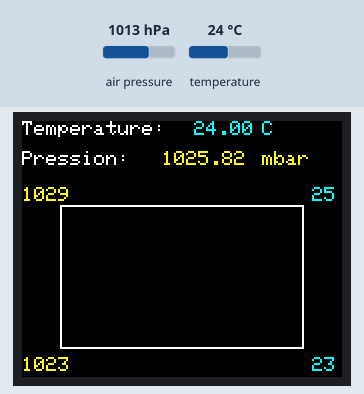
Bench run of a sketch on a simulated Arduino Leonardo, built with avr-gcc and run on an emulated ATmega32U4. On the bench: 160×128 colour display. Wiring (inferred from the names in the program): BMP180 pressure sensor at I2C address 0x77. The test bench sets the inputs (shaded band); at power-on: air pressure 1013 hPa, temperature 24 °C.

Above: at 5.3 s.
5.4 s: air pressure set to 952 hPa
At 7.2 s:
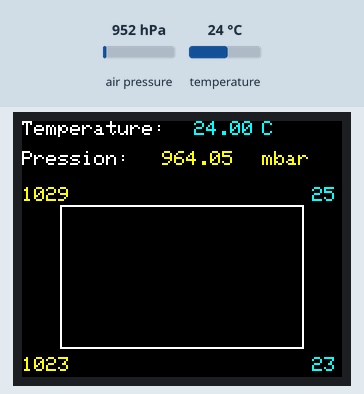
7.7 s: temperature set to 12 °C
At 8.8 s:
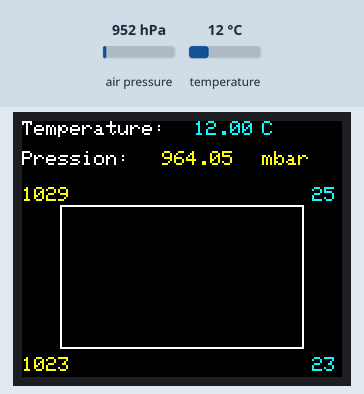
9.8 s: air pressure set to 975 hPa
At 11.5 s:
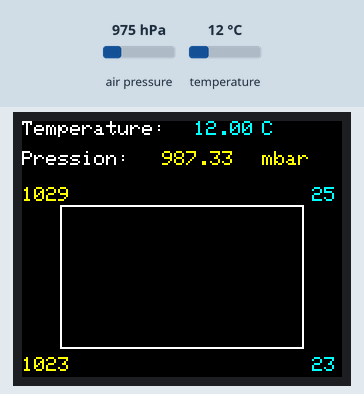
11.8 s: temperature set to 19 °C
Timing chart, 0 to 14.8 s (numbered marks = the images above; inputs shaded):
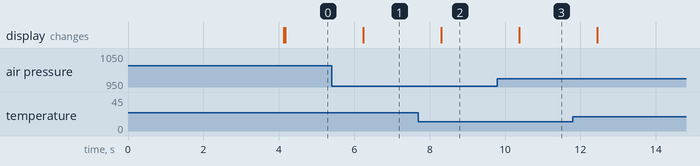

The sketch:

weather_station.ino
```cpp
#include <TFT.h>
#include <SPI.h>
#include <Wire.h>

// pin definition for the Leonardo or Yun boards
#define CS   7
#define DC   0
#define RESET  1

// Sensor address
#define ADDRESS_SENSOR 0x77

// Define chart config in px
#define CHART_WIDTH 120
#define CHART_HEIGHT 70

// Chart position sffsets
#define CHART_X_OFFSET 20
#define CHART_Y_OFFSET -15

// Chart temperature initial Range [10°C..40°C]
short CHART_MAX_TEMP = 40;
short CHART_MIN_TEMP = 10;

// Chart pressure initial Range / 10: [900mbar..1090mbar]
float CHART_MAX_PRESS = 109;
float CHART_MIN_PRESS = 90;

// Store current recorded temperatures & pressure
// The whole arrays represent CHART_UPDATE_INTERVAL * CHART_WIDTH
// So 5min * 120 = 10 hours on default settings
float temperatures[CHART_WIDTH];
float pressures[CHART_WIDTH];

// Pressure needs to be compensed depending on altitude where the sensor is located
// See http://en.wikipedia.org/wiki/Barometric_formula
// 0.987507f is a roughly evaluated compensasion factor for altitude = 88m
// evaluated thanks to http://www.calctool.org/CALC/phys/default/pres_at_alt
const float PRESSURE_ALT_COMP_FACTOR  = 0.987507f;

int16_t  ac1, ac2, ac3, b1, b2, mb, mc, md; // Store sensor PROM values from BMP180
uint16_t ac4, ac5, ac6;                     // Store sensor PROM values from BMP180

const uint8_t oss = 3;                      // Set oversampling setting
const uint8_t osd = 26;                     // with corresponding oversampling delay

float T, P;                                 // Set global variables for temperature and pressure
float previousT = -100.0;
float previousP = -100.0;

// TFT screen
TFT myScreen = TFT(CS, DC, RESET);

short counter = -1;
const short CHART_UPDATE_INTERVAL = 5; // min

void setup() {
  Wire.begin();                             // Activate I2C
  Serial.begin(9600);                       // Set up serial port
  delay(4000);
  init_SENSOR();                            // Initialize baro sensor variables
  delay(100);

   // init tabs at -100 values
  for(int i=0;i<CHART_WIDTH;i++){
     temperatures[i] = -100.0;
     pressures[i]= -100.0;
  }
  initScreen();
}

void loop() {
  // First need to call temp, then pressure...
  // Read and calculate temperature (T)
  int32_t b5 = temperature();
  P = pressure(b5) / PRESSURE_ALT_COMP_FACTOR;

  // Draw values on top of the screen
  drawFloat(previousT, T, 80,0, 0,255,255, true);
  drawFloat(previousP, P, 70,15, 255,255,0, true);

  previousP = P;
  previousT = T;
  if(counter == -1 || counter >= CHART_UPDATE_INTERVAL * 60){ // Redraw chart every 60s * CHART_UPDATE_INTERVAL
    updateGraph();
    counter = 0;
  } else {
    counter++;
  }
  delay(1000);                               // Delay between each readout
}

/**
* Draw on screen static things:
* - labels
* - Axis
*/
void initScreen() {
  myScreen.begin();
  myScreen.background(0,0,0); // clear the screen
  myScreen.stroke(255,255,255);
  myScreen.text("Temperature:",0,0);
  myScreen.text("Pression: ",0,15);
  myScreen.stroke(0,255,255);
  myScreen.text("C", 120,0);
  myScreen.stroke(255,255,0);
  myScreen.text("mbar", 120,15);

  // Draw chart rectangle
  myScreen.noFill();
  myScreen.stroke(255,255,255);
  myScreen.rect(CHART_X_OFFSET-1, CHART_Y_OFFSET + myScreen.height() - CHART_HEIGHT-1, CHART_WIDTH + 2,  CHART_HEIGHT + 2);
}


/**
* Draw or update a float value on screen.
*/
void drawFloat(float previous, float current, int x, int y, int red, int green, int blue, boolean isFloat) {
  if(previous!=current) {
    // First blank
    if(previous!=-100)
      drawFloat(previous, x, y, 0,0,0, isFloat);
    drawFloat(current, x,y, red, green, blue, isFloat);
  }
}

void drawFloat(float value, int x, int y, int r, int g, int b, boolean isFloat) {
    char charBuffer[8];
    myScreen.stroke(r,g,b);
    if(isFloat)
      dtostrf(value, 6, 2, charBuffer);
    else
      itoa(value,  charBuffer, 10);
    myScreen.text(charBuffer, x, y);
}

/**
* Draw axis ticks (min & max value only)
*/
void drawTicks(int minValue, int maxValue, int previousMin, int previousMax, int x, int red, int green, int blue) {
  drawFloat(previousMin, minValue, x, myScreen.height()+CHART_Y_OFFSET+5, red,green,blue, false);
  drawFloat(previousMax, maxValue, x, myScreen.height()-CHART_HEIGHT+CHART_Y_OFFSET - 10, red,green,blue, false);
}

/**
* Compute according to serie values the most relevant chart ranges [CHART_MIN_TEMP..CHART_MAX_TEMP]
* and [CHART_MIN_PRESS..CHART_MAX_PRESS]
*/
void computeChartAutoRange() {
 int minTemp = 100;
 int maxTemp = -50;
 float maxPress = 0;
 float minPress = 2000;

 for( int i=0; i<CHART_WIDTH; i++) {
     minTemp = temperatures[i]!=-100 ? min(temperatures[i],minTemp) : minTemp;
     maxTemp = max(temperatures[i], maxTemp);
     minPress = pressures[i]!=-100 ? min(pressures[i],minPress) : minPress;
     maxPress = max(pressures[i], maxPress);
 }
   // Display [Min - x , Max + x2] range
   minTemp--; // temp curve centered in chart
   maxTemp++;
   minPress -= 2; // Pressure curve
   maxPress += 4; // not centered to avoir overlaps

   drawTicks(minTemp, maxTemp, CHART_MIN_TEMP, CHART_MAX_TEMP, CHART_WIDTH+CHART_X_OFFSET+5, 0,255,255);
   drawTicks(minPress, maxPress, CHART_MIN_PRESS, CHART_MAX_PRESS, 0, 255,255,0);

   CHART_MIN_TEMP = minTemp;
   CHART_MAX_TEMP = maxTemp;
   CHART_MIN_PRESS = minPress;
   CHART_MAX_PRESS = maxPress;
}

/**
* This method is used to both
* - draw temp & pressure curves
* - clear the curves when called with (0,0,0)
* Parameters are colors for temperature (t) curve and pressure (p) curve
*/
void drawCurves(int tRed, int tGreen, int tBlue, int pRed, int pGreen, int pBlue) {
    int i=CHART_WIDTH-1;

    while (i>0 && temperatures[i-1]!=-100) {
      // First temperature curve
      myScreen.stroke(tRed, tGreen, tBlue);
      myScreen.line(i+CHART_X_OFFSET, getChartYPosition(temperatures[i],CHART_MIN_TEMP, CHART_MAX_TEMP),
                  i+CHART_X_OFFSET - 1, getChartYPosition(temperatures[i-1], CHART_MIN_TEMP, CHART_MAX_TEMP));
      // Then pressure curve
      myScreen.stroke(pRed, pGreen, pBlue);
      myScreen.line(i+CHART_X_OFFSET,getChartYPosition(pressures[i], CHART_MIN_PRESS, CHART_MAX_PRESS),
          i+CHART_X_OFFSET - 1, getChartYPosition(pressures[i-1], CHART_MIN_PRESS, CHART_MAX_PRESS));
      i--;
  }
}

/**
* Routine method to update chart display on each loop iteration
*/
void updateGraph() {
  // Clear previous drawn curves
  drawCurves(0,0,0, 0,0,0);

  // Then shift values to left
  for(int i=0; i < CHART_WIDTH - 1 ; i++) {
     temperatures[i] = temperatures[i+1];
     pressures[i] = pressures[i+1];
  }

  // Update last value
  temperatures[CHART_WIDTH - 1] = T;
  pressures[CHART_WIDTH - 1] = P;

  // Compute autorange
  computeChartAutoRange();

  // Then redraw points
  drawCurves(0,255,255,255,255,0);
}

/**
* Compute y position on lcd from values & range
*/
int getChartYPosition(float value, int minRange, int maxRange) {
  return CHART_Y_OFFSET + myScreen.height() - ( (value-minRange) / (maxRange - minRange)) * CHART_HEIGHT;
}


/*********************************************************
  Bosch Pressure Sensor BMP085 / BMP180 readout routine
  for the Arduino platform.

  Compiled by Leo Nutz
  www.ALTDuino.de
 **********************************************************/

/**********************************************
  Initialize sensor variables
 **********************************************/
void init_SENSOR() {
  ac1 = read_2_bytes(0xAA);
  ac2 = read_2_bytes(0xAC);
  ac3 = read_2_bytes(0xAE);
  ac4 = read_2_bytes(0xB0);
  ac5 = read_2_bytes(0xB2);
  ac6 = read_2_bytes(0xB4);
  b1  = read_2_bytes(0xB6);
  b2  = read_2_bytes(0xB8);
  mb  = read_2_bytes(0xBA);
  mc  = read_2_bytes(0xBC);
  md  = read_2_bytes(0xBE);

/*  Serial.println("");
  Serial.println("Sensor calibration data:");
  Serial.print(F("AC1 = ")); Serial.println(ac1);
  Serial.print(F("AC2 = ")); Serial.println(ac2);
  Serial.print(F("AC3 = ")); Serial.println(ac3);
  Serial.print(F("AC4 = ")); Serial.println(ac4);
  Serial.print(F("AC5 = ")); Serial.println(ac5);
  Serial.print(F("AC6 = ")); Serial.println(ac6);
  Serial.print(F("B1 = "));  Serial.println(b1);
  Serial.print(F("B2 = "));  Serial.println(b2);
  Serial.print(F("MB = "));  Serial.println(mb);
  Serial.print(F("MC = "));  Serial.println(mc);
  Serial.print(F("MD = "));  Serial.println(md);
  Serial.println("");*/
}

/**********************************************
  Calcualte pressure readings
 **********************************************/
float pressure(int32_t b5) {
  int32_t x1, x2, x3, b3, b6, p, UP;
  uint32_t b4, b7;

  UP = read_pressure();                         // Read raw pressure

  b6 = b5 - 4000;
  x1 = (b2 * (b6 * b6 >> 12)) >> 11;
  x2 = ac2 * b6 >> 11;
  x3 = x1 + x2;
  b3 = (((ac1 * 4 + x3) << oss) + 2) >> 2;
  x1 = ac3 * b6 >> 13;
  x2 = (b1 * (b6 * b6 >> 12)) >> 16;
  x3 = ((x1 + x2) + 2) >> 2;
  b4 = (ac4 * (uint32_t)(x3 + 32768)) >> 15;
  b7 = ((uint32_t)UP - b3) * (50000 >> oss);
  if(b7 < 0x80000000) { p = (b7 << 1) / b4; } else { p = (b7 / b4) << 1; } // or p = b7 < 0x80000000 ? (b7 * 2) / b4 : (b7 / b4) * 2;
  x1 = (p >> 8) * (p >> 8);
  x1 = (x1 * 3038) >> 16;
  x2 = (-7357 * p) >> 16;
  return (p + ((x1 + x2 + 3791) >> 4)) / 100.0f; // Return pressure in mbar
}

/**********************************************
  Read uncompensated temperature
 **********************************************/
int32_t temperature() {
  int32_t x1, x2, b5, UT;

  Wire.beginTransmission(ADDRESS_SENSOR); // Start transmission to device
  Wire.write(0xf4);                       // Sends register address
  Wire.write(0x2e);                       // Write data
  Wire.endTransmission();                 // End transmission
  delay(5);                               // Datasheet suggests 4.5 ms

  UT = read_2_bytes(0xf6);                // Read uncompensated TEMPERATURE value

  // Calculate true temperature
  x1 = (UT - (int32_t)ac6) * (int32_t)ac5 >> 15;
  x2 = ((int32_t)mc << 11) / (x1 + (int32_t)md);
  b5 = x1 + x2;
  T  = (b5 + 8) >> 4;
  T = T / 10.0;                           // Temperature in celsius
  return b5;
}

/**********************************************
  Read uncompensated pressure value
 **********************************************/
int32_t read_pressure() {
  int32_t value;
  Wire.beginTransmission(ADDRESS_SENSOR);   // Start transmission to device
  Wire.write(0xf4);                         // Sends register address to read from
  Wire.write(0x34 + (oss << 6));            // Write data
  Wire.endTransmission();                   // SEd transmission
  delay(osd);                               // Oversampling setting delay
  Wire.beginTransmission(ADDRESS_SENSOR);
  Wire.write(0xf6);                         // Register to read
  Wire.endTransmission();
  Wire.requestFrom(ADDRESS_SENSOR, 3);      // Request three bytes
  if(Wire.available() >= 3)
  {
    value = (((int32_t)Wire.read() << 16) | ((int32_t)Wire.read() << 8) | ((int32_t)Wire.read())) >> (8 - oss);
  }
  return value;                             // Return value
}

/**********************************************
  Read 1 byte from the BMP sensor
 **********************************************/
/*uint8_t read_1_byte(uint8_t code)
{
  uint8_t value;
  Wire.beginTransmission(ADDRESS_SENSOR);         // Start transmission to device
  Wire.write(code);                               // Sends register address to read from
  Wire.endTransmission();                         // End transmission
  Wire.requestFrom(ADDRESS_SENSOR, 1);            // Request data for 1 byte to be read
  if(Wire.available() >= 1)
  {
    value = Wire.read();                          // Get 1 byte of data
  }
  return value;                                   // Return value
}*/

/**********************************************
  Read 2 bytes from the BMP sensor
 **********************************************/
uint16_t read_2_bytes(uint8_t code) {
  uint16_t value;
  Wire.beginTransmission(ADDRESS_SENSOR);         // Start transmission to device
  Wire.write(code);                               // Sends register address to read from
  Wire.endTransmission();                         // End transmission
  Wire.requestFrom(ADDRESS_SENSOR, 2);            // Request 2 bytes from device
  if(Wire.available() >= 2)
  {
    value = (Wire.read() << 8) | Wire.read();     // Get 2 bytes of data
  }
  return value;                                   // Return value
}
```

Measured:
- after the input at 5.4 s, the display: changes after 0.84 s (image 1)
- after the input at 7.7 s, the display: changes after 0.61 s (image 2)
- after the input at 9.8 s, the display: changes after 0.58 s (image 3)
